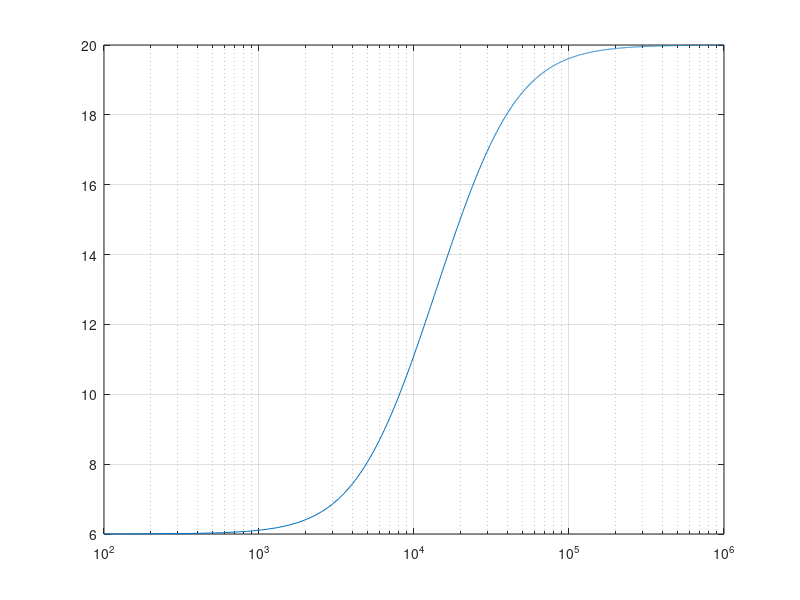
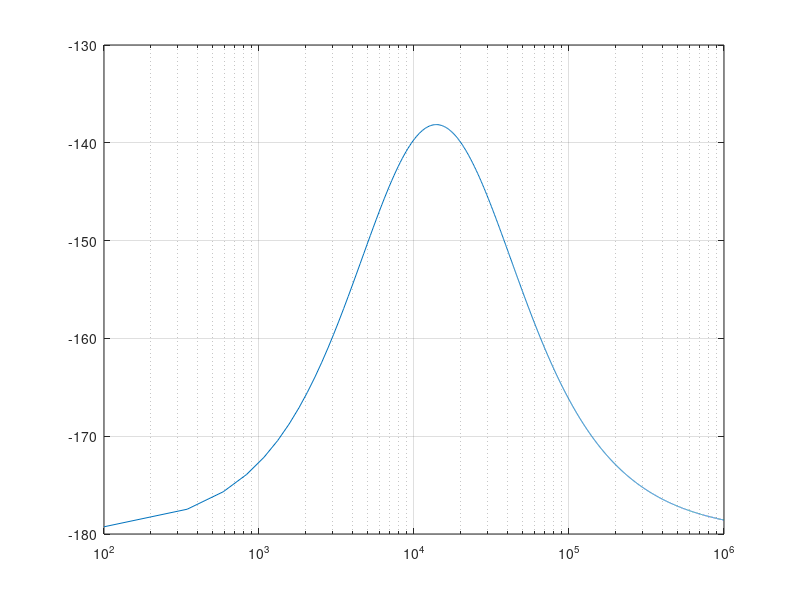

MATLAB code for these plots, in order:
% First Order Shelving High Pass Filter with gain 20dB
% Born June 22 -> f_crit = 6.22 Hz @ -3dB
f_crit = 6220; j = sqrt(-1); fz = f_crit; C = 0.000000015;
K = -(10^(6/20)); Kh = -(10^(20/20));
tz = 1/(2*pi*fz); R2 = tz/C;
Rf = R2/((1/Kh)-(1/K));
tp = (K/Kh)*tz;
fp = 1/(2*pi*tp);

f_start = 100; f_stop = 1000000; 
step = (f_stop - f_start)/4096; 
freq = f_start:step:f_stop;

Tf = K.* (1.+j.*freq./fz)./(1.+j.*freq./fp);

Ms = 20*log10(abs(Tf));
Ps = (180/pi)*angle(Tf);
semilogx(freq,Ms),grid
figure
semilogx(freq,Ps),grid